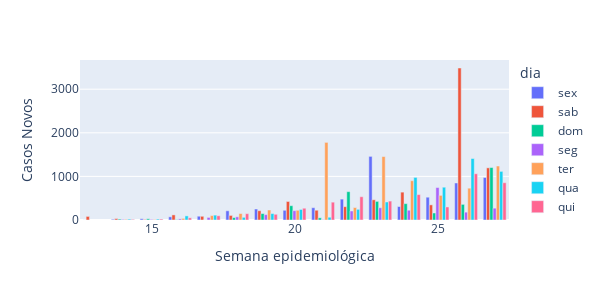

The cell this chart's notebook holds for it:
### Code cell
df_cidade.sort_values('data', inplace = True)
fig = px.bar(df_cidade, x='semanaEpi', y='casosNovos',
             hover_data=['casosNovos', 'obitosNovos'], color='dia_semana_nm', barmode='group', 
             labels={'casosNovos':'Casos Novos', 'semanaEpi': 'Semana epidemiológica', 'dia_semana_nm' : 'dia', }, height=300, width = 600)
fig.show()

### Figure 1 — Plotly figure (JSON) as saved in the notebook; plotly's stock layout.template omitted (floating-point values rounded to 4 significant figures)
{"data": [{"alignmentgroup": "True", "customdata": [[0, 0], [16, 2], [29, 0], [73, 0], [87, 3], [211, 9], [252, 17], [223, 37], [282, 9], [479, 31], [1459, 23], [309, 13], [523, 27], [849, 17], [975, 25]], "hovertemplate": "dia=sex<br>Semana epidemiológica=%{x}<br>Casos Novos=%{customdata[0]}<br>obitosNovos=%{customdata[1]}<extra></extra>", "legendgroup": "sex", "marker": {"color": "#636efa"}, "name": "sex", "offsetgroup": "sex", "orientation": "v", "showlegend": true, "textposition": "auto", "type": "bar", "x": [13, 14, 15, 16, 17, 18, 19, 20, 21, 22, 23, 24, 25, 26, 27], "xaxis": "x", "y": [0, 16, 29, 73, 87, 211, 252, 223, 282, 479, 1459, 309, 523, 849, 975], "yaxis": "y"}, {"alignmentgroup": "True", "customdata": [[82, 0], [32, 0], [12, 0], [117, 1], [85, 1], [105, 2], [213, 9], [425, -19], [224, 7], [306, 22], [464, 21], [639, 8], [347, 30], [3486, 19], [1196, 22]], "hovertemplate": "dia=sab<br>Semana epidemiológica=%{x}<br>Casos Novos=%{customdata[0]}<br>obitosNovos=%{customdata[1]}<extra></extra>", "legendgroup": "sab", "marker": {"color": "#EF553B"}, "name": "sab", "offsetgroup": "sab", "orientation": "v", "showlegend": true, "textposition": "auto", "type": "bar", "x": [13, 14, 15, 16, 17, 18, 19, 20, 21, 22, 23, 24, 25, 26, 27], "xaxis": "x", "y": [82, 32, 12, 117, 85, 105, 213, 425, 224, 306, 464, 639, 347, 3486, 1196], "yaxis": "y"}, {"alignmentgroup": "True", "customdata": [[21, 1], [28, 2], [9, 0], [3, 3], [54, 1], [147, 2], [328, 1], [50, 28], [650, 39], [427, 10], [375, 21], [161, 14], [359, 20], [1203, 28]], "hovertemplate": "dia=dom<br>Semana epidemiológica=%{x}<br>Casos Novos=%{customdata[0]}<br>obitosNovos=%{customdata[1]}<extra></extra>", "legendgroup": "dom", "marker": {"color": "#00cc96"}, "name": "dom", "offsetgroup": "dom", "orientation": "v", "showlegend": true, "textposition": "auto", "type": "bar", "x": [14, 15, 16, 17, 18, 19, 20, 21, 22, 23, 24, 25, 26, 27], "xaxis": "x", "y": [21, 28, 9, 3, 54, 147, 328, 50, 650, 427, 375, 161, 359, 1203], "yaxis": "y"}, {"alignmentgroup": "True", "customdata": [[14, 0], [14, 1], [26, 0], [59, 1], [73, 9], [123, 11], [214, 10], [9, 16], [207, 11], [281, 21], [224, 22], [745, 10], [180, 15], [271, 36]], "hovertemplate": "dia=seg<br>Semana epidemiológica=%{x}<br>Casos Novos=%{customdata[0]}<br>obitosNovos=%{customdata[1]}<extra></extra>", "legendgroup": "seg", "marker": {"color": "#ab63fa"}, "name": "seg", "offsetgroup": "seg", "orientation": "v", "showlegend": true, "textposition": "auto", "type": "bar", "x": [14, 15, 16, 17, 18, 19, 20, 21, 22, 23, 24, 25, 26, 27], "xaxis": "x", "y": [14, 14, 26, 59, 73, 123, 214, 9, 207, 281, 224, 745, 180, 271], "yaxis": "y"}, {"alignmentgroup": "True", "customdata": [[15, 1], [11, 2], [37, 2], [101, 1], [148, 8], [229, 4], [223, 7], [1780, -14], [286, 14], [1455, 19], [901, 18], [565, 23], [730, 34], [1238, 34]], "hovertemplate": "dia=ter<br>Semana epidemiológica=%{x}<br>Casos Novos=%{customdata[0]}<br>obitosNovos=%{customdata[1]}<extra></extra>", "legendgroup": "ter", "marker": {"color": "#FFA15A"}, "name": "ter", "offsetgroup": "ter", "orientation": "v", "showlegend": true, "textposition": "auto", "type": "bar", "x": [14, 15, 16, 17, 18, 19, 20, 21, 22, 23, 24, 25, 26, 27], "xaxis": "x", "y": [15, 11, 37, 101, 148, 229, 223, 1780, 286, 1455, 901, 565, 730, 1238], "yaxis": "y"}, {"alignmentgroup": "True", "customdata": [[21, 0], [22, 1], [94, -13], [112, 4], [61, 6], [147, 3], [242, 3], [63, 26], [245, 29], [413, 18], [977, 34], [752, 25], [1410, 38], [1115, 26]], "hovertemplate": "dia=qua<br>Semana epidemiológica=%{x}<br>Casos Novos=%{customdata[0]}<br>obitosNovos=%{customdata[1]}<extra></extra>", "legendgroup": "qua", "marker": {"color": "#19d3f3"}, "name": "qua", "offsetgroup": "qua", "orientation": "v", "showlegend": true, "textposition": "auto", "type": "bar", "x": [14, 15, 16, 17, 18, 19, 20, 21, 22, 23, 24, 25, 26, 27], "xaxis": "x", "y": [21, 22, 94, 112, 61, 147, 242, 63, 245, 413, 977, 752, 1410, 1115], "yaxis": "y"}, {"alignmentgroup": "True", "customdata": [[14, 1], [22, 0], [50, 18], [97, 6], [145, 5], [131, 3], [270, 19], [409, 7], [534, 33], [434, 24], [583, 33], [299, 27], [1061, 38], [855, 20]], "hovertemplate": "dia=qui<br>Semana epidemiológica=%{x}<br>Casos Novos=%{customdata[0]}<br>obitosNovos=%{customdata[1]}<extra></extra>", "legendgroup": "qui", "marker": {"color": "#FF6692"}, "name": "qui", "offsetgroup": "qui", "orientation": "v", "showlegend": true, "textposition": "auto", "type": "bar", "x": [14, 15, 16, 17, 18, 19, 20, 21, 22, 23, 24, 25, 26, 27], "xaxis": "x", "y": [14, 22, 50, 97, 145, 131, 270, 409, 534, 434, 583, 299, 1061, 855], "yaxis": "y"}], "layout": {"barmode": "group", "height": 300, "legend": {"title": {"text": "dia"}, "tracegroupgap": 0}, "margin": {"t": 60}, "width": 600, "xaxis": {"anchor": "y", "domain": [0, 1], "title": {"text": "Semana epidemiológica"}}, "yaxis": {"anchor": "x", "domain": [0, 1], "title": {"text": "Casos Novos"}}}}
